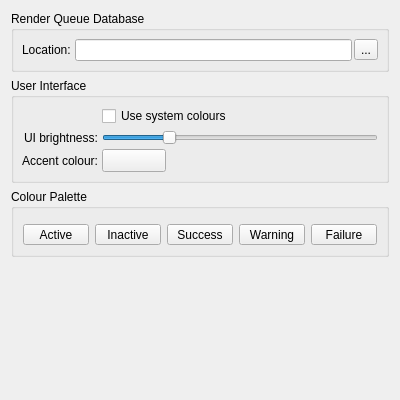
<?xml version="1.0" encoding="UTF-8"?>
<ui version="4.0">
 <class>settings_frame</class>
 <widget class="QFrame" name="settings_frame">
  <property name="geometry">
   <rect>
    <x>0</x>
    <y>0</y>
    <width>400</width>
    <height>400</height>
   </rect>
  </property>
  <property name="windowTitle">
   <string>Frame</string>
  </property>
  <property name="frameShape">
   <enum>QFrame::NoFrame</enum>
  </property>
  <layout class="QVBoxLayout" name="verticalLayout">
   <item>
    <widget class="QGroupBox" name="database_groupBox">
     <property name="sizePolicy">
      <sizepolicy hsizetype="Preferred" vsizetype="Maximum">
       <horstretch>0</horstretch>
       <verstretch>0</verstretch>
      </sizepolicy>
     </property>
     <property name="title">
      <string>Render Queue Database</string>
     </property>
     <property name="expandable" stdset="0">
      <bool>true</bool>
     </property>
     <property name="xmlCategory" stdset="0">
      <string>database</string>
     </property>
     <layout class="QFormLayout" name="generic_formLayout">
      <property name="fieldGrowthPolicy">
       <enum>QFormLayout::AllNonFixedFieldsGrow</enum>
      </property>
      <property name="labelAlignment">
       <set>Qt::AlignRight|Qt::AlignTrailing|Qt::AlignVCenter</set>
      </property>
      <property name="horizontalSpacing">
       <number>4</number>
      </property>
      <property name="verticalSpacing">
       <number>4</number>
      </property>
      <property name="leftMargin">
       <number>8</number>
      </property>
      <property name="topMargin">
       <number>8</number>
      </property>
      <property name="rightMargin">
       <number>8</number>
      </property>
      <property name="bottomMargin">
       <number>8</number>
      </property>
      <item row="0" column="0">
       <widget class="QLabel" name="location_label">
        <property name="text">
         <string>Location:</string>
        </property>
        <property name="buddy">
         <cstring>location_lineEdit</cstring>
        </property>
       </widget>
      </item>
      <item row="0" column="1">
       <widget class="QFrame" name="location_frame">
        <property name="lineWidth">
         <number>0</number>
        </property>
        <layout class="QHBoxLayout" name="command_horizontalLayout">
         <property name="spacing">
          <number>2</number>
         </property>
         <property name="leftMargin">
          <number>0</number>
         </property>
         <property name="topMargin">
          <number>0</number>
         </property>
         <property name="rightMargin">
          <number>0</number>
         </property>
         <property name="bottomMargin">
          <number>0</number>
         </property>
         <item>
          <widget class="QLineEdit" name="location_lineEdit">
           <property name="toolTip">
            <string>&lt;html&gt;&lt;head/&gt;&lt;body&gt;&lt;p&gt;Path the the folder containing the render queue database.&lt;/p&gt;&lt;/body&gt;&lt;/html&gt;</string>
           </property>
           <property name="text">
            <string/>
           </property>
           <property name="xmlTag" stdset="0">
            <string>databaseLocation</string>
           </property>
          </widget>
         </item>
         <item>
          <widget class="QToolButton" name="locationBrowse_toolButton">
           <property name="text">
            <string>...</string>
           </property>
           <property name="icon">
            <iconset>
             <normaloff>:/rsc/rsc/icon_folder.png</normaloff>:/rsc/rsc/icon_folder.png</iconset>
           </property>
           <property name="iconSize">
            <size>
             <width>15</width>
             <height>15</height>
            </size>
           </property>
           <property name="toolButtonStyle">
            <enum>Qt::ToolButtonIconOnly</enum>
           </property>
           <property name="noBackground" stdset="0">
            <bool>false</bool>
           </property>
          </widget>
         </item>
        </layout>
       </widget>
      </item>
     </layout>
    </widget>
   </item>
   <item>
    <widget class="QGroupBox" name="userInterface_groupBox">
     <property name="sizePolicy">
      <sizepolicy hsizetype="Preferred" vsizetype="Maximum">
       <horstretch>0</horstretch>
       <verstretch>0</verstretch>
      </sizepolicy>
     </property>
     <property name="title">
      <string>User Interface</string>
     </property>
     <property name="checked">
      <bool>false</bool>
     </property>
     <property name="expandable" stdset="0">
      <bool>true</bool>
     </property>
     <property name="xmlCategory" stdset="0">
      <string>userInterface</string>
     </property>
     <layout class="QFormLayout" name="frames_formLayout">
      <property name="fieldGrowthPolicy">
       <enum>QFormLayout::AllNonFixedFieldsGrow</enum>
      </property>
      <property name="labelAlignment">
       <set>Qt::AlignRight|Qt::AlignTrailing|Qt::AlignVCenter</set>
      </property>
      <property name="horizontalSpacing">
       <number>4</number>
      </property>
      <property name="verticalSpacing">
       <number>4</number>
      </property>
      <property name="leftMargin">
       <number>8</number>
      </property>
      <property name="topMargin">
       <number>8</number>
      </property>
      <property name="rightMargin">
       <number>8</number>
      </property>
      <property name="bottomMargin">
       <number>8</number>
      </property>
      <item row="1" column="0">
       <widget class="QLabel" name="uiBrightness_label">
        <property name="text">
         <string>UI brightness:</string>
        </property>
        <property name="buddy">
         <cstring>uiBrightness_slider</cstring>
        </property>
       </widget>
      </item>
      <item row="1" column="1">
       <widget class="QFrame" name="uiBrightness_frame">
        <property name="lineWidth">
         <number>0</number>
        </property>
        <layout class="QHBoxLayout" name="taskSize_horizontalLayout">
         <property name="spacing">
          <number>6</number>
         </property>
         <property name="leftMargin">
          <number>0</number>
         </property>
         <property name="topMargin">
          <number>0</number>
         </property>
         <property name="rightMargin">
          <number>0</number>
         </property>
         <property name="bottomMargin">
          <number>0</number>
         </property>
         <item>
          <widget class="QSlider" name="uiBrightness_slider">
           <property name="minimum">
            <number>17</number>
           </property>
           <property name="maximum">
            <number>238</number>
           </property>
           <property name="singleStep">
            <number>1</number>
           </property>
           <property name="pageStep">
            <number>17</number>
           </property>
           <property name="value">
            <number>68</number>
           </property>
           <property name="orientation">
            <enum>Qt::Horizontal</enum>
           </property>
           <property name="tickPosition">
            <enum>QSlider::NoTicks</enum>
           </property>
           <property name="tickInterval">
            <number>10</number>
           </property>
           <property name="xmlTag" stdset="0">
            <string>uiBrightness</string>
           </property>
          </widget>
         </item>
        </layout>
       </widget>
      </item>
      <item row="0" column="1">
       <widget class="QCheckBox" name="useSystemColors_checkBox">
        <property name="text">
         <string>Use system colours</string>
        </property>
        <property name="tristate">
         <bool>false</bool>
        </property>
        <property name="xmlTag" stdset="0">
         <string>useSystemColors</string>
        </property>
       </widget>
      </item>
      <item row="2" column="0">
       <widget class="QLabel" name="uiAccentColor_label">
        <property name="text">
         <string>Accent colour:</string>
        </property>
        <property name="buddy">
         <cstring>uiAccentColor_button</cstring>
        </property>
       </widget>
      </item>
      <item row="2" column="1">
       <widget class="QToolButton" name="uiAccentColor_button">
        <property name="minimumSize">
         <size>
          <width>64</width>
          <height>0</height>
         </size>
        </property>
        <property name="xmlTag" stdset="0">
         <string>uiAccentColor</string>
        </property>
        <property name="colorChooser" stdset="0">
         <bool>true</bool>
        </property>
       </widget>
      </item>
     </layout>
    </widget>
   </item>
   <item>
    <widget class="QGroupBox" name="palette_groupBox">
     <property name="sizePolicy">
      <sizepolicy hsizetype="Preferred" vsizetype="Maximum">
       <horstretch>0</horstretch>
       <verstretch>0</verstretch>
      </sizepolicy>
     </property>
     <property name="title">
      <string>Colour Palette</string>
     </property>
     <property name="checked">
      <bool>false</bool>
     </property>
     <property name="expandable" stdset="0">
      <bool>true</bool>
     </property>
     <property name="xmlCategory" stdset="0">
      <string>colorPalette</string>
     </property>
     <layout class="QGridLayout" name="gridLayout">
      <item row="1" column="1">
       <widget class="QToolButton" name="colorInactive_button">
        <property name="sizePolicy">
         <sizepolicy hsizetype="Expanding" vsizetype="Fixed">
          <horstretch>0</horstretch>
          <verstretch>0</verstretch>
         </sizepolicy>
        </property>
        <property name="minimumSize">
         <size>
          <width>64</width>
          <height>0</height>
         </size>
        </property>
        <property name="text">
         <string>Inactive</string>
        </property>
        <property name="xmlTag" stdset="0">
         <string>colorInactive</string>
        </property>
        <property name="colorChooser" stdset="0">
         <bool>true</bool>
        </property>
       </widget>
      </item>
      <item row="1" column="2">
       <widget class="QToolButton" name="colorSuccess_button">
        <property name="sizePolicy">
         <sizepolicy hsizetype="Expanding" vsizetype="Fixed">
          <horstretch>0</horstretch>
          <verstretch>0</verstretch>
         </sizepolicy>
        </property>
        <property name="minimumSize">
         <size>
          <width>64</width>
          <height>0</height>
         </size>
        </property>
        <property name="text">
         <string>Success</string>
        </property>
        <property name="xmlTag" stdset="0">
         <string>colorSuccess</string>
        </property>
        <property name="colorChooser" stdset="0">
         <bool>true</bool>
        </property>
       </widget>
      </item>
      <item row="1" column="0">
       <widget class="QToolButton" name="colorActive_button">
        <property name="sizePolicy">
         <sizepolicy hsizetype="Expanding" vsizetype="Fixed">
          <horstretch>0</horstretch>
          <verstretch>0</verstretch>
         </sizepolicy>
        </property>
        <property name="minimumSize">
         <size>
          <width>64</width>
          <height>0</height>
         </size>
        </property>
        <property name="text">
         <string>Active</string>
        </property>
        <property name="xmlTag" stdset="0">
         <string>colorActive</string>
        </property>
        <property name="colorChooser" stdset="0">
         <bool>true</bool>
        </property>
       </widget>
      </item>
      <item row="1" column="3">
       <widget class="QToolButton" name="colorWarning_button">
        <property name="sizePolicy">
         <sizepolicy hsizetype="Expanding" vsizetype="Fixed">
          <horstretch>0</horstretch>
          <verstretch>0</verstretch>
         </sizepolicy>
        </property>
        <property name="minimumSize">
         <size>
          <width>64</width>
          <height>0</height>
         </size>
        </property>
        <property name="text">
         <string>Warning</string>
        </property>
        <property name="xmlTag" stdset="0">
         <string>colorWarning</string>
        </property>
        <property name="colorChooser" stdset="0">
         <bool>true</bool>
        </property>
       </widget>
      </item>
      <item row="0" column="0">
       <widget class="QFrame" name="uiBrightness_frame_2">
        <property name="lineWidth">
         <number>0</number>
        </property>
        <layout class="QHBoxLayout" name="taskSize_horizontalLayout_2">
         <property name="spacing">
          <number>6</number>
         </property>
         <property name="leftMargin">
          <number>0</number>
         </property>
         <property name="topMargin">
          <number>0</number>
         </property>
         <property name="rightMargin">
          <number>0</number>
         </property>
         <property name="bottomMargin">
          <number>0</number>
         </property>
        </layout>
       </widget>
      </item>
      <item row="1" column="4">
       <widget class="QToolButton" name="colorFailure_button">
        <property name="sizePolicy">
         <sizepolicy hsizetype="Expanding" vsizetype="Fixed">
          <horstretch>0</horstretch>
          <verstretch>0</verstretch>
         </sizepolicy>
        </property>
        <property name="minimumSize">
         <size>
          <width>64</width>
          <height>0</height>
         </size>
        </property>
        <property name="text">
         <string>Failure</string>
        </property>
        <property name="xmlTag" stdset="0">
         <string>colorFailure</string>
        </property>
        <property name="colorChooser" stdset="0">
         <bool>true</bool>
        </property>
       </widget>
      </item>
     </layout>
    </widget>
   </item>
   <item>
    <spacer name="verticalSpacer">
     <property name="orientation">
      <enum>Qt::Vertical</enum>
     </property>
     <property name="sizeHint" stdset="0">
      <size>
       <width>20</width>
       <height>40</height>
      </size>
     </property>
    </spacer>
   </item>
  </layout>
 </widget>
 <tabstops>
  <tabstop>location_lineEdit</tabstop>
  <tabstop>locationBrowse_toolButton</tabstop>
  <tabstop>useSystemColors_checkBox</tabstop>
  <tabstop>uiBrightness_slider</tabstop>
  <tabstop>uiAccentColor_button</tabstop>
 </tabstops>
 <resources/>
 <connections/>
</ui>
